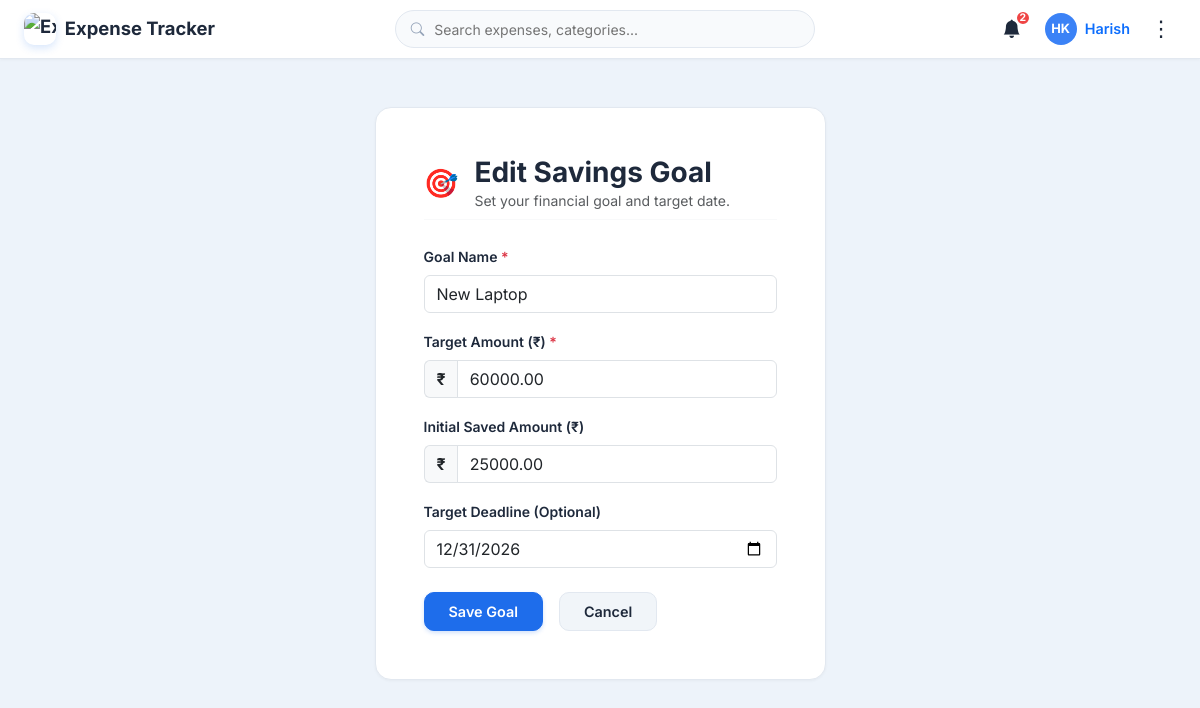
The app's page /goals/3/edit/ (signed in) with its own data.
### expenses/models.py (models this page shows, shortened)
class SavingsGoal(models.Model):
    user = models.ForeignKey(User, on_delete=models.CASCADE, related_name='savings_goals')
    name = models.CharField(max_length=150)
    target_amount = models.DecimalField(max_digits=12, decimal_places=2)
    saved_amount = models.DecimalField(max_digits=12, decimal_places=2, default=Decimal('0.00'))
    deadline = models.DateField(null=True, blank=True)
    created_at = models.DateTimeField(auto_now_add=True)
    class Meta:
        ordering = ['deadline', '-created_at']

### expenses/views.py (the view)
# urls.py: path('goals/<int:pk>/edit/', views.goal_edit, name='goal_edit'),
@login_required
def goal_edit(request, pk):
    goal = get_object_or_404(SavingsGoal, pk=pk, user=request.user)
    if request.method == 'POST':
        form = SavingsGoalForm(request.POST, instance=goal)
        if form.is_valid():
            g = form.save()
            messages.success(request, f"Savings goal '{g.name}' updated successfully.")
            return redirect('goals')
    else:
        form = SavingsGoalForm(instance=goal)
    return render(request, 'expenses/goal_form.html', {'form': form, 'title': 'Edit Savings Goal', 'goal': goal})

### expenses/forms.py (shortened to what this page needs)
class SavingsGoalForm(forms.ModelForm):
    class Meta:
        model = SavingsGoal
        fields = ['name', 'target_amount', 'saved_amount', 'deadline']
        widgets = {
            'name': forms.TextInput(attrs={
                'class': 'form-control',
                'placeholder': 'Goal Name (e.g. New Laptop, Emergency Fund)',
                'id': 'goal_name'
            }),
            'target_amount': forms.NumberInput(attrs={
                'class': 'form-control',
                'placeholder': 'Target Amount (₹)',
                'step': '100.00',
                'min': '1.00',
                'id': 'goal_target_amount'
            }),
            'saved_amount': forms.NumberInput(attrs={
                'class': 'form-control',
                'placeholder': 'Currently Saved (₹)',
                'step': '50.00',
                'min': '0.00',
                'id': 'goal_saved_amount'
            }),
            'deadline': forms.DateInput(attrs={
                'class': 'form-control',
                'type': 'date',
                'id': 'goal_deadline'
            }),
        }

### expenses/context_processors.py (called while the page is built)
def expense_context(request):
    context = {
        'APP_NAME': 'Expense Tracker',
        'APP_TAGLINE': 'Track Smarter. Spend Better.',
        'CURRENCY_SYMBOL': '₹',
        'CURRENT_YEAR': date.today().year,
        'CURRENT_MONTH': date.today().month,
        'unread_notifications_count': 0,
        'user_profile': None,
        'user_initials': 'U',
    }
    if request.user.is_authenticated:
        profile, _ = UserProfile.objects.get_or_create(user=request.user)
        context['user_profile'] = profile
        context['CURRENCY_SYMBOL'] = profile.currency_symbol or '₹'
        context['unread_notifications_count'] = Notification.objects.filter(
            user=request.user, is_read=False
        ).count()
        context['user_initials'] = profile.initials
    return context

### expenses/models.py (called while the page is built)
    @property
    def initials(self):
        if self.user.first_name and self.user.last_name:
            return f"{self.user.first_name[0]}{self.user.last_name[0]}".upper()
        elif self.user.first_name:
            return self.user.first_name[:2].upper()
        return self.user.username[:2].upper()

### templates/expenses/goal_form.html (shortened to what this page needs)
{% extends 'base.html' %}
{% block content %}
<div class="container py-4">
  <div class="row justify-content-center">
    <div class="col-md-7 col-lg-5">
      <div class="card-saas p-4 p-md-5">
        <div class="d-flex align-items-center gap-3 mb-4 pb-2 border-bottom border-light">
          <div class="metric-icon-wrap bg-purple-subtle text-purple fs-3">
            🎯
          </div>
          <div>
            <h3 class="fw-bold text-main mb-0">{{ title }}</h3>
            <p class="text-muted small mb-0">Set your financial goal and target date.</p>
          </div>
        </div>
        <form method="post" novalidate>
          <div class="mb-3">
            <label for="goal_name" class="form-label fw-semibold small text-main">Goal Name <span class="text-danger">*</span></label>
            {{ form.name }}
          </div>
          <div class="mb-3">
            <label for="goal_target_amount" class="form-label fw-semibold small text-main">Target Amount ({{ CURRENCY_SYMBOL }}) <span class="text-danger">*</span></label>
            <div class="input-group">
              <span class="input-group-text bg-hover border-end-0 fw-bold">{{ CURRENCY_SYMBOL }}</span>
              {{ form.target_amount }}
            </div>
          </div>
          <div class="mb-3">
            <label for="goal_saved_amount" class="form-label fw-semibold small text-main">Initial Saved Amount ({{ CURRENCY_SYMBOL }})</label>
            <div class="input-group">
              <span class="input-group-text bg-hover border-end-0 fw-bold">{{ CURRENCY_SYMBOL }}</span>
              {{ form.saved_amount }}
            </div>
          </div>
          <div class="mb-4">
            <label for="goal_deadline" class="form-label fw-semibold small text-main">Target Deadline (Optional)</label>
            {{ form.deadline }}
          </div>
          <div class="d-flex gap-3">
            <button type="submit" class="btn btn-primary-saas px-4 py-2">
              Save Goal
            </button>
            <a href="{% url 'goals' %}" class="btn btn-secondary-saas px-4 py-2">
              Cancel
            </a>
          </div>
        </form>
      </div>
    </div>
  </div>
</div>
{% endblock %}

### templates/base.html (shortened to what this page needs)
{% load static %}
<!DOCTYPE html>
<html lang="en" data-bs-theme="{% if user_profile and user_profile.dark_mode %}dark{% else %}light{% endif %}">
<head>
  <link href="https://cdn.jsdelivr.net/npm/bootstrap@5.3.3/dist/css/bootstrap.min.css" rel="stylesheet">
  <link rel="stylesheet" href="https://cdn.jsdelivr.net/npm/bootstrap-icons@1.11.3/font/bootstrap-icons.min.css">
  <link rel="stylesheet" href="{% static 'css/style.css' %}">
</head>
<body data-user-dark="{% if user_profile and user_profile.dark_mode %}true{% else %}false{% endif %}">
  <nav class="app-navbar d-flex align-items-center justify-content-between">
    {% if user.is_authenticated %}
      <a href="{% url 'dashboard' %}" class="navbar-brand">
        <img src="https://play-lh.googleusercontent.com/y8OyoKQntSxC32pUKoPplp7uTj1f4boIe2Gqk1Ah2dQz_UMUTOSR2i5Avr5t7k5tD1FSDF16_XtGxBJWpttbfYY" alt="Expense Tracker Logo" class="brand-logo">
        <span>{{ APP_NAME }}</span>
      </a>
      <div class="nav-search-container d-none d-md-block">
        <div class="search-input-wrapper">
          <i class="bi bi-search"></i>
          <input
            type="text"
            id="global-search-input"
            class="nav-search-input"
            placeholder="Search expenses, categories..."
            value="{{ q|default:'' }}"
            autocomplete="off"
          >
        </div>
      </div>
      <div class="d-flex align-items-center gap-3">
        <a href="{% url 'notifications' %}" class="btn-nav-icon" title="Notifications" id="nav-notification-btn">
          <i class="bi bi-bell-fill"></i>
          {% if unread_notifications_count > 0 %}
            <span class="notification-badge" id="nav-notif-count">{{ unread_notifications_count }}</span>
          {% else %}
            <span class="notification-badge" id="nav-notif-count">2</span>
          {% endif %}
        </a>
        <a href="{% url 'profile' %}" class="d-none d-sm-flex align-items-center gap-2 text-decoration-none text-main fw-semibold" style="font-size: 0.9rem;">
          <div class="user-avatar-circle">
          </div>
          <span>{{ user.first_name|default:user.username }}</span>
        </a>
        <div class="dropdown">
          <button
            class="btn-three-dots"
            type="button"
            id="threeDotsNavMenu"
            data-bs-toggle="dropdown"
            aria-expanded="false"
            title="Navigation Menu"
          >
            ⋮
          </button>
        </div>
      </div>
    {% endif %}
  </nav>
  <main class="page-wrapper py-4">
    {% block content %}{% endblock %}
  </main>
</body>
</html>

### static/css/style.css (style rules this page uses)
:root { --font-family: 'Inter', -apple-system, BlinkMacSystemFont, "Segoe UI", Roboto, sans-serif; --bg-app: #edf3fa; --bg-surface: #ffffff; --bg-surface-elevated: #ffffff; --bg-hover: #f1f5f9; --bg-input: #f8fafc; --primary: #1e6deb; --primary-hover: #1754b8; --primary-subtle: #e8f1fc; --success: #10b981; --success-subtle: #e7f8ef; --warning: #f59e0b; --warning-subtle: #fef7e7; --danger: #ef4444; --danger-subtle: #fdeeed; --purple: #8b5cf6; --purple-subtle: #f3ecfc; --text-main: #1e293b; --text-muted: #64748b; --text-light: #94a3b8; --border-color: #e2e8f0; --border-light: #f1f5f9; --shadow-sm: 0 1px 3px rgba(0, 0, 0, 0.04); --shadow-md: 0 4px 14px rgba(15, 23, 42, 0.06); --shadow-lg: 0 10px 25px rgba(15, 23, 42, 0.08); --radius-sm: 8px; --radius-md: 10px; --radius-lg: 16px; --radius-pill: 9999px; --transition: all 0.2s ease-in-out; }
body { font-family: var(--font-family); background-color: var(--bg-app); color: var(--text-main); min-height: 100vh; margin: 0; display: flex; flex-direction: column; }
.app-navbar { background-color: var(--bg-surface); border-bottom: 1px solid var(--border-color); padding: 0.65rem 1.5rem; position: sticky; top: 0; z-index: 1030; box-shadow: var(--shadow-sm); }
.navbar-brand { font-weight: 700; font-size: 1.15rem; color: var(--text-main); text-decoration: none; display: flex; align-items: center; gap: 0.55rem; }
.brand-logo { width: 32px; height: 32px; border-radius: 10px; object-fit: cover; box-shadow: 0 3px 8px rgba(30, 109, 235, 0.18); background: #fff; }
.nav-search-container { max-width: 420px; width: 100%; }
.search-input-wrapper { position: relative; width: 100%; }
.search-input-wrapper i { position: absolute; left: 1rem; top: 50%; transform: translateY(-50%); color: var(--text-light); font-size: 0.85rem; }
.nav-search-input { width: 100%; padding: 0.45rem 1rem 0.45rem 2.4rem; border-radius: var(--radius-pill); border: 1px solid var(--border-color); background-color: var(--bg-input); color: var(--text-main); font-size: 0.875rem; transition: var(--transition); }
.btn-nav-icon { width: 34px; height: 34px; border-radius: 50%; display: flex; align-items: center; justify-content: center; border: none; background-color: transparent; color: var(--text-main); position: relative; text-decoration: none; font-size: 1.15rem; }
.notification-badge { position: absolute; top: -2px; right: -2px; background-color: var(--danger); color: #ffffff; font-size: 0.65rem; font-weight: 700; width: 16px; height: 16px; border-radius: 50%; display: flex; align-items: center; justify-content: center; border: 2px solid var(--bg-surface); }
.user-avatar-circle { width: 32px; height: 32px; border-radius: 50%; background: #3b82f6; color: #ffffff; display: flex; align-items: center; justify-content: center; font-weight: 700; font-size: 0.8rem; overflow: hidden; }
.btn-three-dots { width: 30px; height: 30px; border-radius: var(--radius-sm); display: flex; align-items: center; justify-content: center; border: none; background: transparent; color: var(--text-main); font-size: 1.35rem; cursor: pointer; line-height: 1; }
.btn-three-dots::after { display: none !important; }
.card-saas { background-color: var(--bg-surface); border: 1px solid var(--border-color); border-radius: var(--radius-lg); box-shadow: var(--shadow-sm); padding: 1.5rem; position: relative; }
.btn-primary-saas { background-color: #1e6deb; border-color: #1e6deb; color: #ffffff; font-weight: 600; padding: 0.5rem 1.25rem; border-radius: var(--radius-md); box-shadow: 0 2px 4px rgba(30, 109, 235, 0.2); transition: var(--transition); text-decoration: none; display: inline-flex; align-items: center; gap: 0.4rem; font-size: 0.9rem; }
.btn-secondary-saas { background-color: var(--bg-hover); border: 1px solid var(--border-color); color: var(--text-main); font-weight: 600; padding: 0.5rem 1.15rem; border-radius: var(--radius-md); transition: var(--transition); text-decoration: none; display: inline-flex; align-items: center; gap: 0.4rem; font-size: 0.9rem; }

### records on screen
SavingsGoal: name "New Laptop", target_amount "60000.00", saved_amount "25000.00", deadline "12/31/2026"

### other values on screen
{{ APP_NAME }} "Expense Tracker"
{{ unread_notifications_count }} "2"
{{ user.first_name|default:user.username }} "Harish"
{{ title }} "Edit Savings Goal"
{{ CURRENCY_SYMBOL }} "₹"
